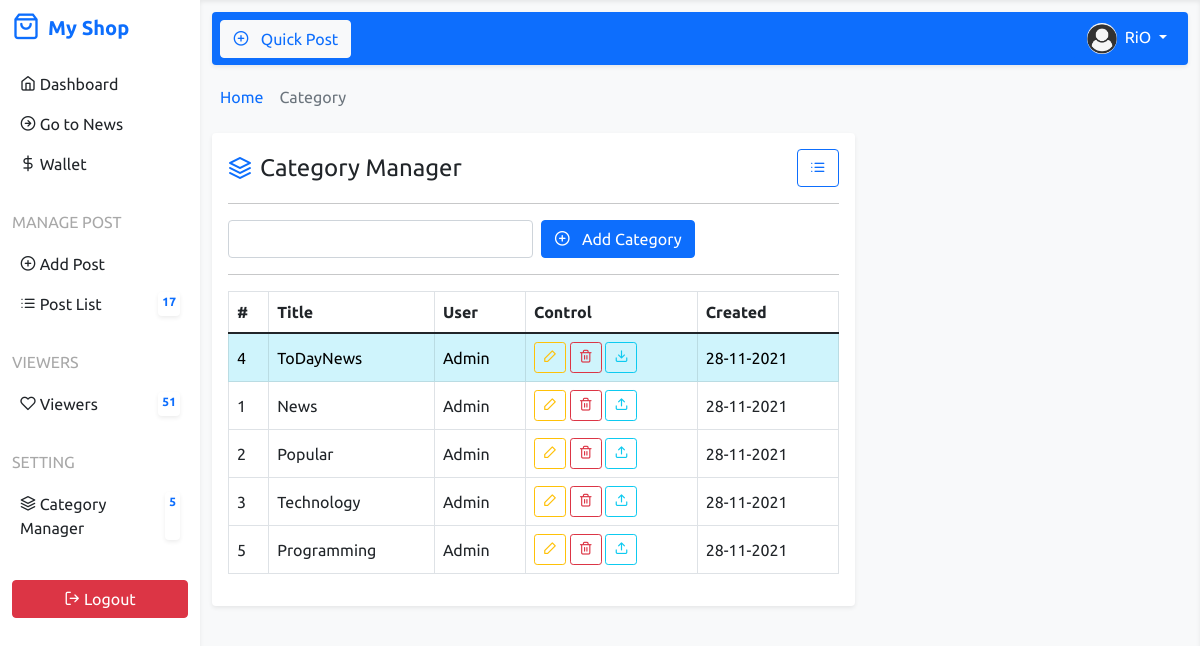
The page /category_add.php (signed in) on the database its author committed.
### tables this page shows
CREATE TABLE `categories` (
  `id` int(11) NOT NULL,
  `title` varchar(255) NOT NULL,
  `user_id` int(11) NOT NULL,
  `ordering` int(11) DEFAULT NULL,
  `created_at` timestamp NOT NULL DEFAULT current_timestamp()
);

CREATE TABLE `users` (
  `id` int(11) NOT NULL,
  `name` varchar(50) NOT NULL,
  `email` varchar(100) NOT NULL,
  `password` varchar(255) NOT NULL,
  `role` enum('0','1','2') NOT NULL DEFAULT '2',
  `money` bigint(20) NOT NULL DEFAULT 0,
  `photo` varchar(255) NOT NULL DEFAULT 'default.png',
  `created_at` timestamp NOT NULL DEFAULT current_timestamp()
);

### core/functions.php (called while the page is built, shortened)
<?php
function fetch($sql){
    $query = mysqli_query(conn(),$sql);
    $row = mysqli_fetch_assoc($query);
    return $row;
};
function fetchAll($sql){
    $query = mysqli_query(conn(),$sql);
    $rows = [];
    while ($row = mysqli_fetch_assoc($query)){
        array_push($rows, $row);
    }
    return $rows;
};
function dateTime($timestamp, $format = "d-m-Y"){
    return date($format, strtotime($timestamp));
}
function user($id){
    $sql = "SELECT * FROM users WHERE id = $id";
    return fetch($sql);
}
function categories(){
    $sql = "SELECT * FROM categories ORDER BY ordering DESC";
    return fetchAll($sql);
}

### core/base.php (called while the page is built, shortened)
<?php
function conn(){
    return mysqli_connect("localhost", "root", "", "Blog");
}

### category_list.php (the view)
<table class="table table-hover table-bordered mt-3">
    <thead>
    <tr>
        <th>#</th>
        <th>Title</th>
        <th>User</th>
        <th>Control</th>
        <th>Created</th>
    </tr>
    </thead>
    <tbody>
        <?php foreach (categories() as $cat){ ?>
            <tr class="<?php echo $cat['ordering']==1?'table-info':''; ?>">
                <td><?php echo $cat['id'] ; ?></td>
                <td><?php echo $cat['title'] ; ?></td>
                <td><?php echo user($cat['user_id'])['name'] ; ?></td>
                <td>
                    <a href="category_update.php?id=<?php echo $cat['id'] ; ?>" class="btn btn-sm btn-outline-warning">
                        <i class="feather-edit-2 fa-fw"></i>
                    </a>
                    <a href="category_delete.php?id=<?php echo $cat['id'] ; ?>"
                       onclick="return confirm('Are you sure to delete.')"
                       class="btn btn-sm btn-outline-danger">
                        <i class="feather-trash-2 fa-fw"></i>
                    </a>
                    <?php if($cat['ordering']==1){ ?>
                        <a href="category_pinOut.php?id=<?php echo $cat['id'] ; ?>" class="btn btn-sm btn-outline-info">
                            <i class="feather-download fa-fw"></i>
                        </a>
                    <?php }else{ ?>
                        <a href="category_pin.php?id=<?php echo $cat['id'] ; ?>" class="btn btn-sm btn-outline-info">
                            <i class="feather-upload fa-fw"></i>
                        </a>
                    <?php } ?>
                </td>
                <td><?php echo dateTime($cat['created_at']) ; ?></td>
            </tr>
        <?php
            }
        ?>
    </tbody>
</table>

### assets/css/style.css (style rules this page uses)
* { font-family: 'Ubuntu', sans-serif; }
:root { --bg-soft: #f3f3f3; --light: #ffffff; }
html { scroll-behavior: smooth; }
.table { vertical-align: middle !important; }

### rows shown on the page
categories: id "4", title "ToDayNews", user.name "Admin", created_at "28-11-2021"
categories: id "1", title "News", user.name "Admin", created_at "28-11-2021"
categories: id "2", title "Popular", user.name "Admin", created_at "28-11-2021"
categories: id "3", title "Technology", user.name "Admin", created_at "28-11-2021"
categories: id "5", title "Programming", user.name "Admin", created_at "28-11-2021"

### other values the page prints
countTotal('posts') "17"
countTotal('viewers') "51"
countTotal('categories') "5"
$_SESSION['user']['name'] "RiO"
